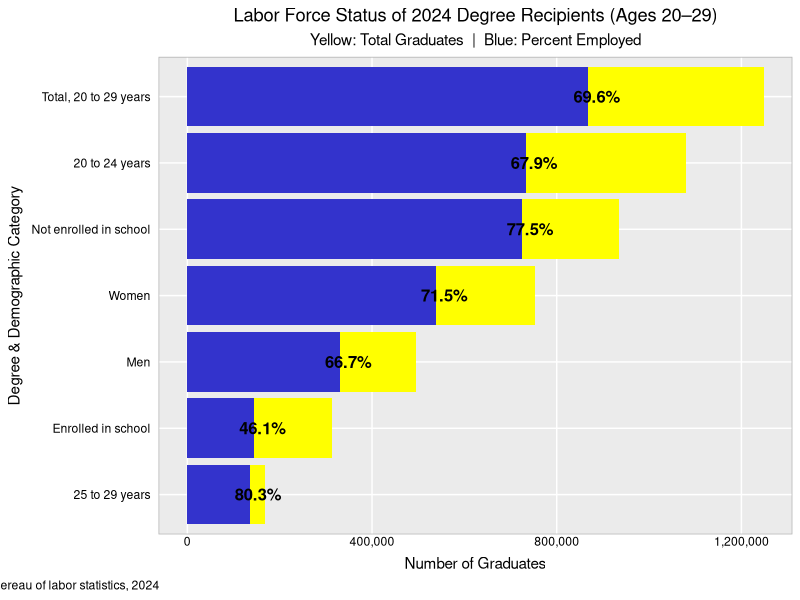
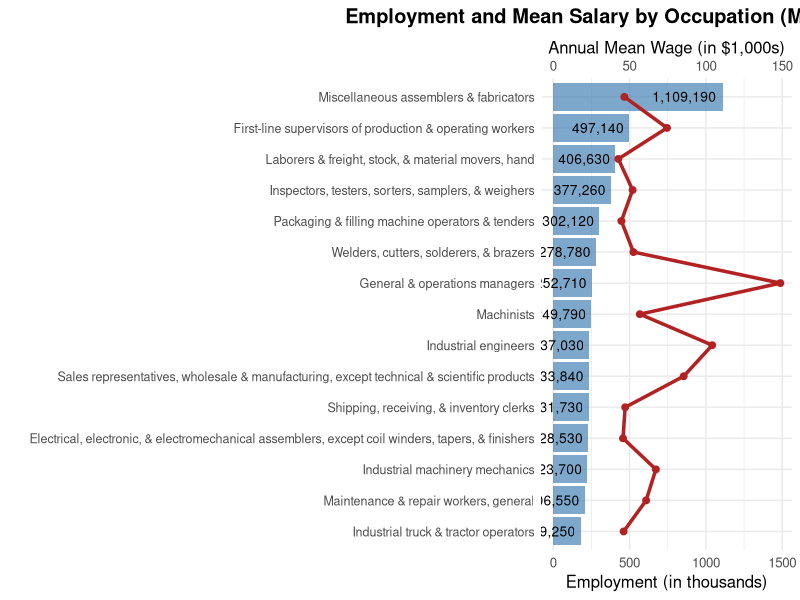
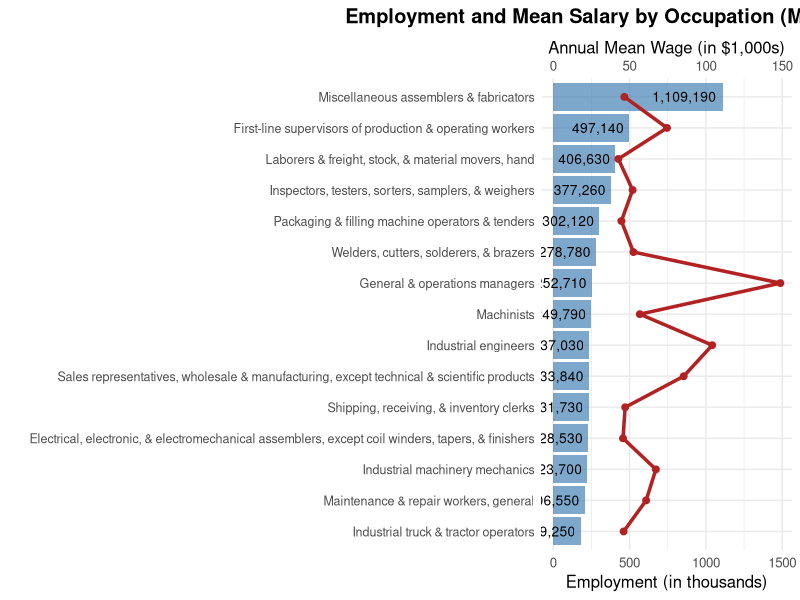

R code for these plots, in order:
## ---- chunk 1
#| echo: true
#| include: false

library(tidyverse)
library(ggplot2)
library(scales)
library(dplyr)
library(tidyr)
hw <- theme_gray()+ theme(
  plot.title=element_text(hjust=0.5),
  plot.subtitle=element_text(hjust=0.5),
  plot.caption=element_text(hjust=-.5),

  strip.text.y = element_blank(),
  strip.background=element_rect(fill=rgb(.9,.95,1),
    colour=gray(.5), linewidth =.2),

  panel.border=element_rect(fill=FALSE,colour=gray(.70)),
  panel.grid.minor.y = element_blank(),
  panel.grid.minor.x = element_blank(),
  panel.spacing.x = unit(0.10,"cm"),
  panel.spacing.y = unit(0.05,"cm"),

# axis.ticks.y= element_blank()
  axis.ticks=element_blank(),
  axis.text=element_text(colour="black"),
  axis.text.y=element_text(margin=margin(0,3,0,3)),
  axis.text.x=element_text(margin=margin(-1,0,3,0))
)

## ---- chunk 2
#| echo: true
#| include: false

laborTable <- read.csv("Labor force status of 2024 degree recipients, 20 to 29 years old by selected characteristics.csv")
laborTable

## ---- chunk 3
#| echo: true
#| include: false

laborTable$Percent.employed <- as.numeric(gsub("%", "", laborTable$Percent.employed))
laborTable$Total <- as.numeric(gsub(",", "", laborTable$Total))

ggplot(laborTable) +
  # Blue bar for total graduates
  geom_col(aes(x = reorder(Bachelor.s.degree, Total), y = Total), 
           fill = "yellow") +
  
  # Grey overlay showing % employed (scaled)
  geom_col(aes(x = reorder(Bachelor.s.degree, Total), 
               y = Total * Percent.employed / 100), 
           fill = alpha("blue", 0.8)) +
  
  # Add % text labels inside/above bars
  geom_text(aes(
    x = Bachelor.s.degree, 
    y = Total * Percent.employed / 100 + max(Total) * 0.015, 
    label = paste0(Percent.employed, "%")
  ),
  color = "black", size = 4.2, fontface = "bold") +
  
  # Flip coordinates → horizontal bars
  coord_flip() +
  
  # Clean titles and axis labels
  labs(
    title = "Labor Force Status of 2024 Degree Recipients (Ages 20–29)",
    subtitle = "Yellow: Total Graduates  |  Blue: Percent Employed",
    x = "Degree & Demographic Category",
    y = "Number of Graduates",
    caption = "Source: Bereau of labor statistics, 2024"
  ) +
  
  # Format y-axis with commas (1,000,000 → easier to read)
  scale_y_continuous(labels = comma) +
  hw
## ---- chunk 4
#| echo: true
#| include: false

manufacturing <- read.csv("Largest occupations in manufacturing, May 2024.csv")

manufacturing$Employment <- as.numeric(gsub(",", "", manufacturing$Employment))
manufacturing$Annual.mean.wage <- as.numeric(gsub("[$,]", "", manufacturing$Annual.mean.wage))

p1 <- ggplot(manufacturing, aes(x = reorder(Occupation, Employment))) +
  geom_col(aes(y = Employment / 1000), fill = "steelblue", alpha = 0.7) +
  geom_line(aes(y = (`Annual.mean.wage` / 1000) * 10, group = 1), 
            color = "firebrick", size = 1.2) +
  geom_point(aes(y = (`Annual.mean.wage` / 1000) * 10), 
             color = "firebrick", size = 2) +
  geom_text(
    aes(y = Employment / 1000, label = scales::comma(Employment)), 
    hjust = 1.1,           
    size = 3.5, 
    color = "black"
  ) +
  scale_y_continuous(
    name = "Employment (in thousands)",
    sec.axis = sec_axis(~./10, name = "Annual Mean Wage (in $1,000s)")
  ) +
  coord_flip() +
  labs(
    title = "Employment and Mean Salary by Occupation (Manufacturing, 2024)",
    x = "", y = ""
  ) +
  theme_minimal(base_size = 12) +
  theme(
    axis.title.y.right = element_text(color = "firebrick"),
    axis.text.y = element_text(size = 9),
    plot.title = element_text(hjust = 0.5, face = "bold")
  )
p1
ggsave("p1.png", plot = p1, width = 10, height = 8, units = "in", dpi = 300)

